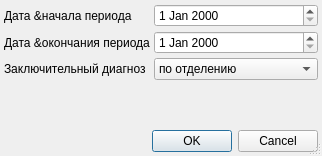
<?xml version="1.0" encoding="UTF-8"?>
<ui version="4.0">
 <class>ReportEmergencySurgerySetupDialog</class>
 <widget class="QDialog" name="ReportEmergencySurgerySetupDialog">
  <property name="windowModality">
   <enum>Qt::ApplicationModal</enum>
  </property>
  <property name="geometry">
   <rect>
    <x>0</x>
    <y>0</y>
    <width>322</width>
    <height>156</height>
   </rect>
  </property>
  <property name="windowTitle">
   <string>параметры отчёта</string>
  </property>
  <property name="sizeGripEnabled">
   <bool>true</bool>
  </property>
  <layout class="QGridLayout" name="gridLayout">
   <property name="margin">
    <number>4</number>
   </property>
   <property name="spacing">
    <number>4</number>
   </property>
   <item row="5" column="0">
    <spacer>
     <property name="orientation">
      <enum>Qt::Vertical</enum>
     </property>
     <property name="sizeHint" stdset="0">
      <size>
       <width>129</width>
       <height>20</height>
      </size>
     </property>
    </spacer>
   </item>
   <item row="6" column="0" colspan="3">
    <widget class="QDialogButtonBox" name="buttonBox">
     <property name="orientation">
      <enum>Qt::Horizontal</enum>
     </property>
     <property name="standardButtons">
      <set>QDialogButtonBox::Cancel|QDialogButtonBox::Ok</set>
     </property>
    </widget>
   </item>
   <item row="4" column="0">
    <widget class="QLabel" name="lblEndDiagnosis">
     <property name="text">
      <string>Заключительный диагноз</string>
     </property>
    </widget>
   </item>
   <item row="4" column="1" colspan="2">
    <widget class="QComboBox" name="cmbEndDiagnosis">
     <item>
      <property name="text">
       <string>по отделению</string>
      </property>
     </item>
     <item>
      <property name="text">
       <string>по обращению</string>
      </property>
     </item>
    </widget>
   </item>
   <item row="1" column="1" colspan="2">
    <widget class="QDateEdit" name="edtBegDate"/>
   </item>
   <item row="3" column="1" colspan="2">
    <widget class="QDateEdit" name="edtEndDate"/>
   </item>
   <item row="3" column="0">
    <widget class="QLabel" name="lblEndDate">
     <property name="text">
      <string>Дата &amp;окончания периода</string>
     </property>
    </widget>
   </item>
   <item row="1" column="0">
    <widget class="QLabel" name="lblBegDate">
     <property name="text">
      <string>Дата &amp;начала периода</string>
     </property>
    </widget>
   </item>
  </layout>
 </widget>
 <tabstops>
  <tabstop>buttonBox</tabstop>
 </tabstops>
 <resources/>
 <connections>
  <connection>
   <sender>buttonBox</sender>
   <signal>accepted()</signal>
   <receiver>ReportEmergencySurgerySetupDialog</receiver>
   <slot>accept()</slot>
   <hints>
    <hint type="sourcelabel">
     <x>124</x>
     <y>456</y>
    </hint>
    <hint type="destinationlabel">
     <x>65</x>
     <y>418</y>
    </hint>
   </hints>
  </connection>
  <connection>
   <sender>buttonBox</sender>
   <signal>rejected()</signal>
   <receiver>ReportEmergencySurgerySetupDialog</receiver>
   <slot>reject()</slot>
   <hints>
    <hint type="sourcelabel">
     <x>237</x>
     <y>456</y>
    </hint>
    <hint type="destinationlabel">
     <x>267</x>
     <y>420</y>
    </hint>
   </hints>
  </connection>
 </connections>
</ui>
